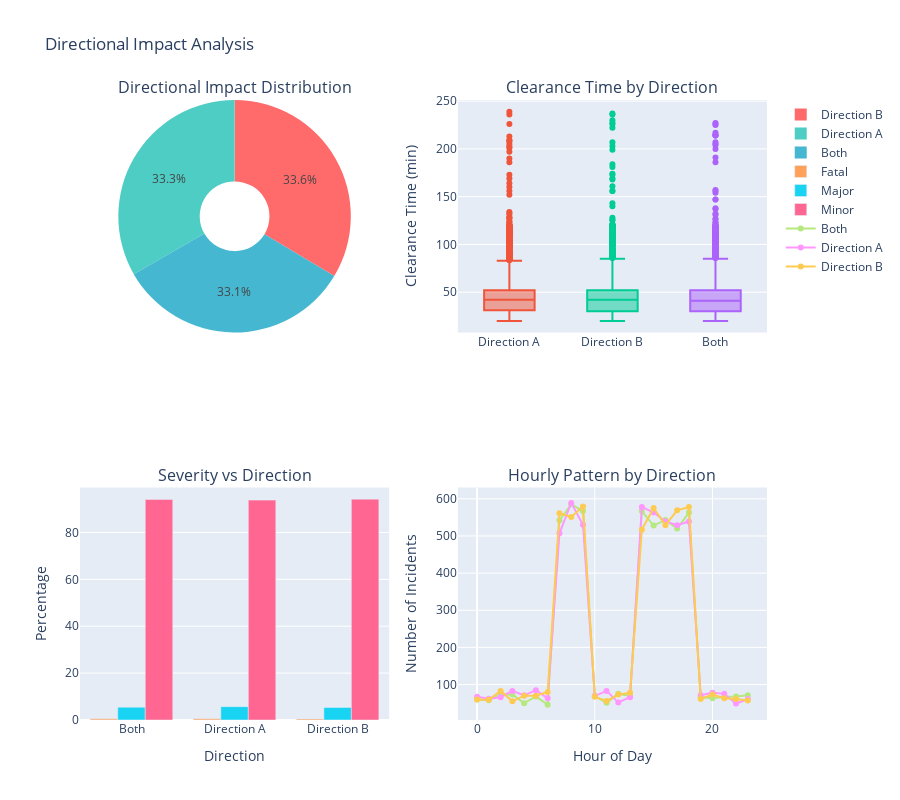

Write notebook code for a chart like this one.
### Markdown cell above
## Subtask 7.1: Directional Impact Analysis
Analyzing how 33% of incidents affect BOTH directions

### Code cell
# Create directional impact visualization
fig = make_subplots(
    rows=2, cols=2,
    subplot_titles=(
        'Directional Impact Distribution',
        'Clearance Time by Direction',
        'Severity vs Direction',
        'Hourly Pattern by Direction'
    ),
    specs=[[{'type': 'pie'}, {'type': 'box'}],
           [{'type': 'bar'}, {'type': 'scatter'}]]
)

# 1. Pie chart of directional distribution
direction_counts = incident_df['direction'].value_counts()
fig.add_trace(
    go.Pie(labels=direction_counts.index, 
           values=direction_counts.values,
           hole=0.3,
           marker_colors=['#FF6B6B', '#4ECDC4', '#45B7D1']),
    row=1, col=1
)

# 2. Box plot of clearance times by direction
for direction in incident_df['direction'].unique():
    data = incident_df[incident_df['direction'] == direction]['clearance_minutes']
    fig.add_trace(
        go.Box(y=data, name=direction, showlegend=False),
        row=1, col=2
    )

# 3. Stacked bar chart of severity by direction
severity_by_dir = pd.crosstab(incident_df['direction'], incident_df['severity'], normalize='index') * 100
for severity in severity_by_dir.columns:
    fig.add_trace(
        go.Bar(x=severity_by_dir.index, y=severity_by_dir[severity], 
               name=severity, showlegend=True),
        row=2, col=1
    )

# 4. Hourly pattern by direction
hourly_by_dir = incident_df.groupby(['hour', 'direction']).size().unstack(fill_value=0)
for direction in hourly_by_dir.columns:
    fig.add_trace(
        go.Scatter(x=hourly_by_dir.index, y=hourly_by_dir[direction],
                  mode='lines+markers', name=direction),
        row=2, col=2
    )

fig.update_layout(height=800, title_text="Directional Impact Analysis", showlegend=True)
fig.update_xaxes(title_text="Hour of Day", row=2, col=2)
fig.update_yaxes(title_text="Number of Incidents", row=2, col=2)
fig.update_xaxes(title_text="Direction", row=2, col=1)
fig.update_yaxes(title_text="Percentage", row=2, col=1)
fig.update_yaxes(title_text="Clearance Time (min)", row=1, col=2)

fig.show()

### Figure 1 — Plotly figure (JSON) as saved in the notebook; plotly's stock layout.template omitted (floating-point values rounded to 4 significant figures; data arrays with more than 128 entries replaced by an {"elided": "..."} marker saying what was removed)
{"data": [{"domain": {"x": [0, 0.45], "y": [0.625, 1]}, "hole": 0.3, "labels": ["Direction B", "Direction A", "Both"], "marker": {"colors": ["#FF6B6B", "#4ECDC4", "#45B7D1"]}, "type": "pie", "values": [5525, 5475, 5443]}, {"name": "Direction A", "showlegend": false, "type": "box", "xaxis": "x", "y": {"elided": "5475 int values"}, "yaxis": "y"}, {"name": "Direction B", "showlegend": false, "type": "box", "xaxis": "x", "y": {"elided": "5525 int values"}, "yaxis": "y"}, {"name": "Both", "showlegend": false, "type": "box", "xaxis": "x", "y": {"elided": "5443 int values"}, "yaxis": "y"}, {"name": "Fatal", "showlegend": true, "type": "bar", "x": ["Both", "Direction A", "Direction B"], "xaxis": "x2", "y": [0.496, 0.5114, 0.4344], "yaxis": "y2"}, {"name": "Major", "showlegend": true, "type": "bar", "x": ["Both", "Direction A", "Direction B"], "xaxis": "x2", "y": [5.438, 5.699, 5.357], "yaxis": "y2"}, {"name": "Minor", "showlegend": true, "type": "bar", "x": ["Both", "Direction A", "Direction B"], "xaxis": "x2", "y": [94.07, 93.79, 94.21], "yaxis": "y2"}, {"mode": "lines+markers", "name": "Both", "type": "scatter", "x": [0, 1, 2, 3, 4, 5, 6, 7, 8, 9, 10, 11, 12, 13, 14, 15, 16, 17, 18, 19, 20, 21, 22, 23], "xaxis": "x3", "y": [60, 58, 74, 73, 50, 68, 46, 542, 585, 567, 69, 51, 75, 69, 567, 528, 543, 520, 563, 66, 63, 67, 68, 71], "yaxis": "y3"}, {"mode": "lines+markers", "name": "Direction A", "type": "scatter", "x": [0, 1, 2, 3, 4, 5, 6, 7, 8, 9, 10, 11, 12, 13, 14, 15, 16, 17, 18, 19, 20, 21, 22, 23], "xaxis": "x3", "y": [67, 62, 66, 83, 71, 85, 63, 507, 589, 530, 69, 83, 52, 66, 578, 563, 539, 529, 539, 71, 78, 75, 49, 61], "yaxis": "y3"}, {"mode": "lines+markers", "name": "Direction B", "type": "scatter", "x": [0, 1, 2, 3, 4, 5, 6, 7, 8, 9, 10, 11, 12, 13, 14, 15, 16, 17, 18, 19, 20, 21, 22, 23], "xaxis": "x3", "y": [60, 59, 83, 55, 70, 70, 80, 561, 551, 579, 67, 56, 73, 78, 517, 575, 529, 569, 578, 61, 73, 63, 61, 57], "yaxis": "y3"}], "layout": {"annotations": [{"font": {"size": 16}, "showarrow": false, "text": "Directional Impact Distribution", "x": 0.225, "xanchor": "center", "xref": "paper", "y": 1, "yanchor": "bottom", "yref": "paper"}, {"font": {"size": 16}, "showarrow": false, "text": "Clearance Time by Direction", "x": 0.775, "xanchor": "center", "xref": "paper", "y": 1, "yanchor": "bottom", "yref": "paper"}, {"font": {"size": 16}, "showarrow": false, "text": "Severity vs Direction", "x": 0.225, "xanchor": "center", "xref": "paper", "y": 0.375, "yanchor": "bottom", "yref": "paper"}, {"font": {"size": 16}, "showarrow": false, "text": "Hourly Pattern by Direction", "x": 0.775, "xanchor": "center", "xref": "paper", "y": 0.375, "yanchor": "bottom", "yref": "paper"}], "height": 800, "showlegend": true, "title": {"text": "Directional Impact Analysis"}, "xaxis": {"anchor": "y", "domain": [0.55, 1]}, "xaxis2": {"anchor": "y2", "domain": [0, 0.45], "title": {"text": "Direction"}}, "xaxis3": {"anchor": "y3", "domain": [0.55, 1], "title": {"text": "Hour of Day"}}, "yaxis": {"anchor": "x", "domain": [0.625, 1], "title": {"text": "Clearance Time (min)"}}, "yaxis2": {"anchor": "x2", "domain": [0, 0.375], "title": {"text": "Percentage"}}, "yaxis3": {"anchor": "x3", "domain": [0, 0.375], "title": {"text": "Number of Incidents"}}}}
